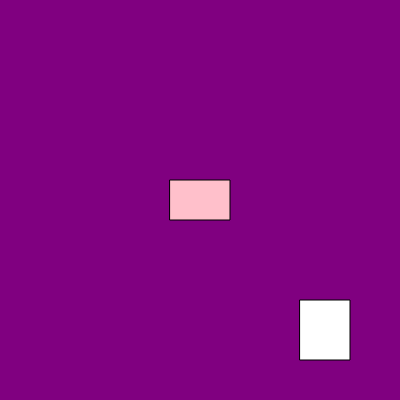
Frame 1 (no input)
Frame 60 (no input): identical to frame 1, image omitted
Frame 120 (the mouse pressed at the canvas centre since frame 60): identical to frame 1, image omitted

The p5.js sketch that drew this single still picture (run headless with seeded random() and noise() and a simulated clock; from frame 60 on, the mouse is pressed at the canvas centre):

// p5.js sketch
// ── sketch.js

function setup()
{
   createCanvas(400, 400);

}


function draw()
{
    background("purple");
    push();
    fill("Pink");
    rectMode(CENTER);

    rect(200, 200, 60, 40);
    pop();
    //fill("Yellow");
    rect( 300, 300, 50, 60);
  
 
 
    

}
